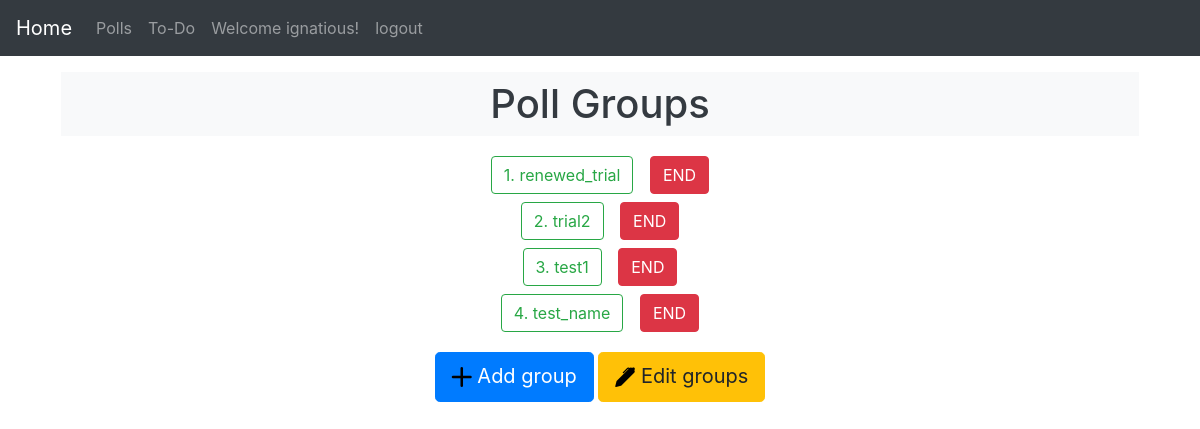
/poll/ (signed in), run on an earlier commit of the app's database.
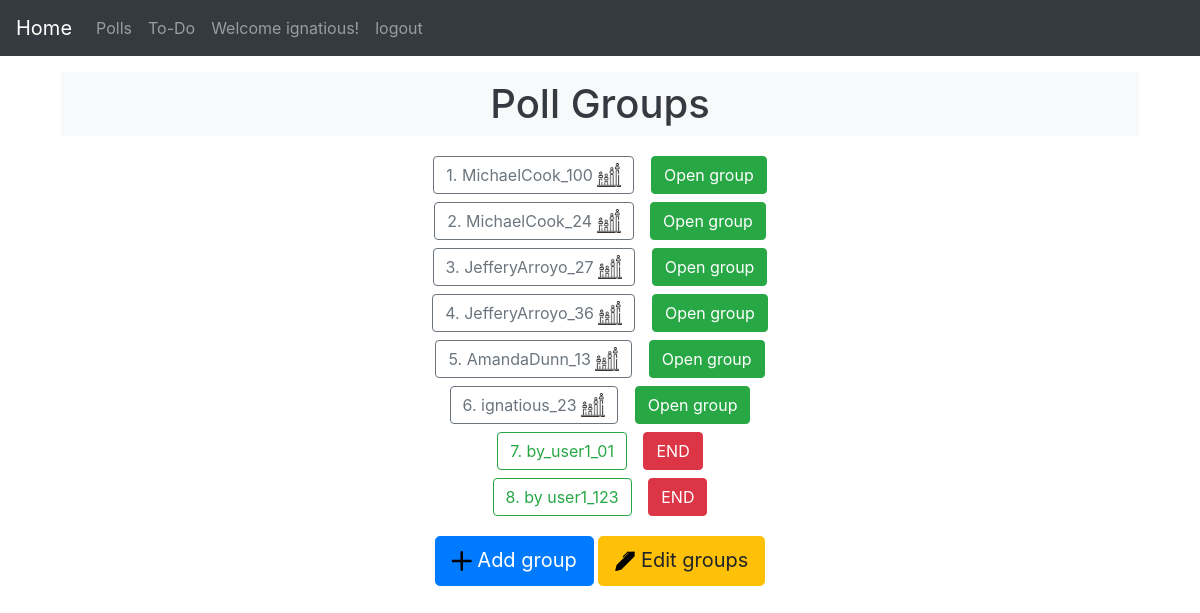
And on a later commit of the database.
### polls/models.py (models this page shows, shortened)
class Questiongroup(models.Model):
    owner = models.ForeignKey(User, on_delete=models.CASCADE)
    group_name = models.CharField(max_length=100, unique=True)
    pub_date = models.DateTimeField('published date', auto_now_add=True)
    total_count = models.IntegerField('total users voted', default=0)
    is_ongoing = models.BooleanField(default= True)

### polls/views.py (the view)
# urls.py: path('', views.group, name= 'group'),
@login_required()
def group(request):
    user = request.user
    groups = Questiongroup.objects.all()
    context = {
        'groups': groups,
        'back': "home",
    }
    return render(request, 'polls/group.html', context)

### templates/polls/group.html (shortened to what this page needs)
{% extends "home.html" %}
{% load static %}
{% block content %}
{% if groups %}
<div class="container">
    <h1 class="px-2 py-2 m-3 display-5 fw-bold bg-light text-dark text-center">
        Poll Groups
    </h1>
</div>
{% for group in groups %}
<div class="row text-center">
    <div class="mx-auto my-1" >
        {% if not group.is_ongoing %}
        <a class="my-2 mx-1" href="{% url 'polls:result' group.group_name %}">
            <button type="button" class="btn btn-outline-secondary" >
                {{forloop.counter}}. {{group.group_name}}
                <img src="{% static 'images/polling.png' %}" style="height: 1.5em; vertical-align: top;" alt="(result)">
            </button>
        </a>
        {% if group.owner == user or user.is_superuser %}
        <a class="my-2 mx-1 endpoll" href="{% url 'polls:startpoll' group.group_name %}" >
            <button type="button" class="btn btn-success ml-1">Open group</button>
        </a>
        {% endif %}
        {% else %}
        <a class="my-2 mx-1 groups" href="{% url 'polls:index' group.group_name %}" >
            <button type="button" class="btn btn-outline-success">
                {{forloop.counter}}. {{group.group_name}}
            </button>
        </a>
        {% if group.owner == user or user.is_superuser %}
        <a class="my-2 mx-1 endpoll" href="{% url 'polls:endpoll' group.group_name %}" >
            <button type="button" class="btn btn-danger  ml-1">END</button>
        </a>
        {% endif %}
        {% endif %}
    </div>
</div>
{% endfor %}
{% else %}
<div class="px-2 py-2 my-2 text-center">
    <h2 class="display-5 fw-bold bg-light text-dark">
        No Groups
    </h2>
</div>
{% endif %}
<div class="px-2 py-2 my-2 text-center">
    <a href="{% url 'polls:add_group' %}" type="button" class="btn btn-primary btn-lg">
        <i class="bi bi-plus-lg align-middle"></i>
        Add group
    </a>
    <a href="{% url 'polls:edit' %}" type="button" class="btn btn-warning btn-lg">
        <i class="bi bi-pen-fill align-middle"></i>
        Edit groups
    </a>
</div>
{% endblock %}

### templates/home.html (shortened to what this page needs)
{% load static %}
<!DOCTYPE html>
<html lang="en">
<head>
    <link rel="stylesheet" href="https://cdn.jsdelivr.net/npm/bootstrap-icons@1.5.0/font/bootstrap-icons.css">
    <link rel="stylesheet" href="https://maxcdn.bootstrapcdn.com/bootstrap/4.5.2/css/bootstrap.min.css">
    <link rel="stylesheet" href="{% static 'css/polls/style.css' %}">
</head>
<body>
    <nav class="navbar navbar-expand-md bg-dark navbar-dark  align-middle">
        <a class="navbar-brand active" href="/">Home</a>
        <div class="collapse navbar-collapse" id="collapsibleNavbar">
            <ul class="navbar-nav">
                <li class="nav-item">
                    <a class="nav-link" href="{% url 'polls:group' %} ">
                        Polls
                    </a>
                </li>
                <li class="nav-item">
                    <a class="nav-link" href="{% url 'tasks:tasks' %} ">
                        To-Do
                    </a>
                </li>
                {% if user.is_authenticated %}
                <li class="nav-item">
                    <div class="nav-link">Welcome {{ user.username|default:'Guest'}}!</div>
                </li>
                <li class="nav-item">
                    <a class="nav-link" href="{% url 'accounts:logout' %} ">
                        logout
                    </a>
                </li>
                {% endif %}
            </ul>
        </div>
    </nav>
    {% block content %}{% endblock %}
</body>
</html>

### static/css/polls/style.css (style rules this page uses)
i { vertical-align: -25%; color: black; }

What changed in the data, as far as the page shows it:
removed Questiongroup: group_name "renewed_trial", shows "END"
removed Questiongroup: group_name "trial2", shows "END"
removed Questiongroup: group_name "test1", shows "END"
removed Questiongroup: group_name "test_name", shows "END"
added Questiongroup: group_name "MichaelCook_100", is_ongoing False (drawn), shows "Open group"
added Questiongroup: group_name "MichaelCook_24", is_ongoing False (drawn), shows "Open group"
added Questiongroup: group_name "JefferyArroyo_27", is_ongoing False (drawn), shows "Open group"
added Questiongroup: group_name "JefferyArroyo_36", is_ongoing False (drawn), shows "Open group"
added Questiongroup: group_name "AmandaDunn_13", is_ongoing False (drawn), shows "Open group"
added Questiongroup: group_name "ignatious_23", is_ongoing False (drawn), shows "Open group"
added Questiongroup: group_name "by_user1_01", shows "END"
added Questiongroup: group_name "by user1_123", shows "END"
